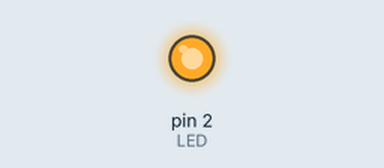
A sketch run on a simulated Arduino Uno, built with avr-gcc and run on an emulated ATmega328P. Parts: output pins drawn as LEDs (lit = HIGH).

Above: at 0.2 s.
At 9.5 s:
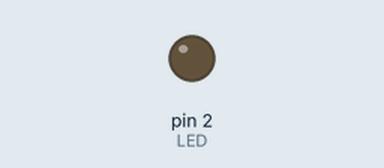
Timing chart, 0 to 14.4 s (numbered marks = the images above):
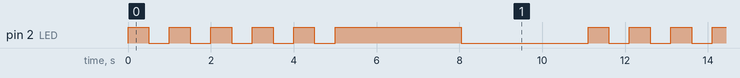

Measured:
- by itself, pin 2 (LED): repeats every 11.1 s: 4 × (LOW 0.50 s, HIGH 0.50 s), LOW 0.50 s, HIGH 3.0 s, LOW 3.1 s, HIGH 0.50 s
- by itself, everything shown: repeats every 11.1 s, in 12 steps

The sketch:

Lab2.1.ino
```cpp
 #define LED 2 // the digital pin the LED is attached to
void setup() {
  // declare pin 4 to be an output:
  pinMode(LED, OUTPUT);
}
void loop() {


  for(int i = 0; i < 5; i++) {
    analogWrite(LED, 255);
    delay(500);
    analogWrite(LED, 0);
    delay(500);
  }

  analogWrite(LED, 255);
  delay(500);

  int intensity = 255;
  while(intensity > 0) {
    intensity = intensity-1;
    analogWrite(LED, intensity);
    delay(20);
  }
  delay(500);


}
```
